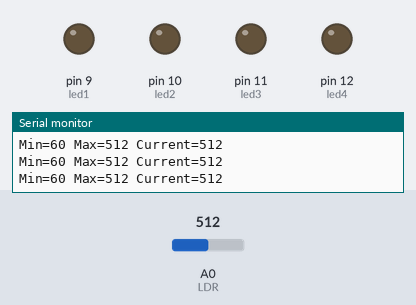
A sketch run on a simulated Arduino Uno, built with avr-gcc and run on an emulated ATmega328P. On the bench: output pins drawn as LEDs (lit = HIGH), the last lines printed to the serial monitor. The test bench sets the inputs (shaded band); at power-on: A0 (LDR) = 512.

Above: at 1.2 s.
1.3 s: A0 (LDR) set to 293
2.8 s: A0 (LDR) set to 276
At 4.0 s:
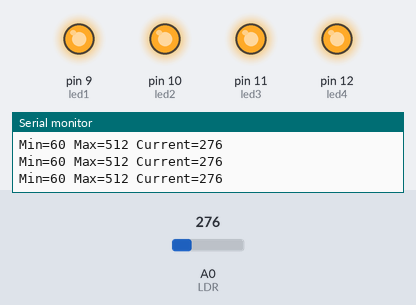
4.3 s: A0 (LDR) set to 306
At 5.3 s:
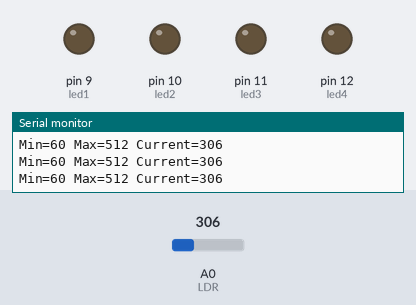
5.8 s: A0 (LDR) set to 122
At 6.5 s:
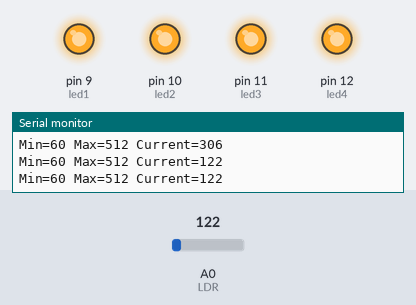
Timing chart, 0 to 8.3 s (numbered marks = the images above; inputs shaded):
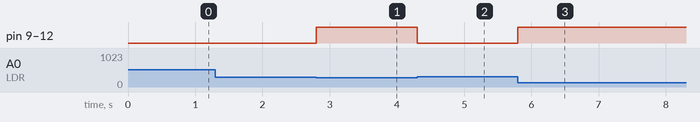

Measured:
- the behaviour switches between 286 and 285 on A0 (LDR) (found by bisection; images 0 and 1)
- after the input at 2.8 s, pin 9 (led1), pin 10 (led2), pin 11 (led3), pin 12 (led4): LOW → HIGH at once
- after the input at 4.3 s, pin 9 (led1), pin 10 (led2), pin 11 (led3), pin 12 (led4): HIGH → LOW at once
- after the input at 5.8 s, pin 9 (led1), pin 10 (led2), pin 11 (led3), pin 12 (led4): LOW → HIGH at once

The sketch:

endPortal2.ino
```cpp
/*
The End Portal

When an Eye of Ender is placed on the last empty Portal Frame block, four LEDs light up to illuminate the End Portal

The Circuit:
* 1 LDR as input
* 4 Blue LED as output

Created February 10th, 2025
By Jun Chen
*/

// LED and LDR pins
const int led1 = 9;
const int led2 = 10;
const int led3 = 11;
const int led4 = 12;
const int LDR = A0;

// For time related use
unsigned long currentTime;
unsigned long lastTime;
unsigned long interval;

// For automatically adjusting to the current room's brightness
int sensorMax;
int sensorMin;

void setup() {
  Serial.begin(9600);
  pinMode(led1, OUTPUT);
  pinMode(led2, OUTPUT);
  pinMode(led3, OUTPUT);
  pinMode(led4, OUTPUT);
  pinMode(LDR, INPUT);

  // Base values for LDR readings
  sensorMax = 50;
  sensorMin = 60;

  // Delay between serial debug messages
  interval = 250;
}

void loop() {

  int lightValue = analogRead(LDR);

  // Automatically calibrate the LDR to the room's brightness
  if (lightValue > sensorMax) {
    sensorMax = lightValue;
  }

  // If LDR is reading below 50% of min and max, turn on LEDs
  if (lightValue < (sensorMax - (sensorMax - sensorMin) / 2)) {
    digitalWrite(led1, HIGH);
    digitalWrite(led2, HIGH);
    digitalWrite(led3, HIGH);
    digitalWrite(led4, HIGH);
  } else {
    digitalWrite(led1, LOW);
    digitalWrite(led2, LOW);
    digitalWrite(led3, LOW);
    digitalWrite(led4, LOW);
  }

  // Print serial messages every 250ms without using delay() and pausing the entire program
  currentTime = millis();

  if ((currentTime - lastTime) >= interval) {
    lastTime = currentTime;
    String msg = "Min=" + String(sensorMin) + " Max=" + String(sensorMax) + " Current=" + String(lightValue);
    Serial.println(msg);
  }

}
```
